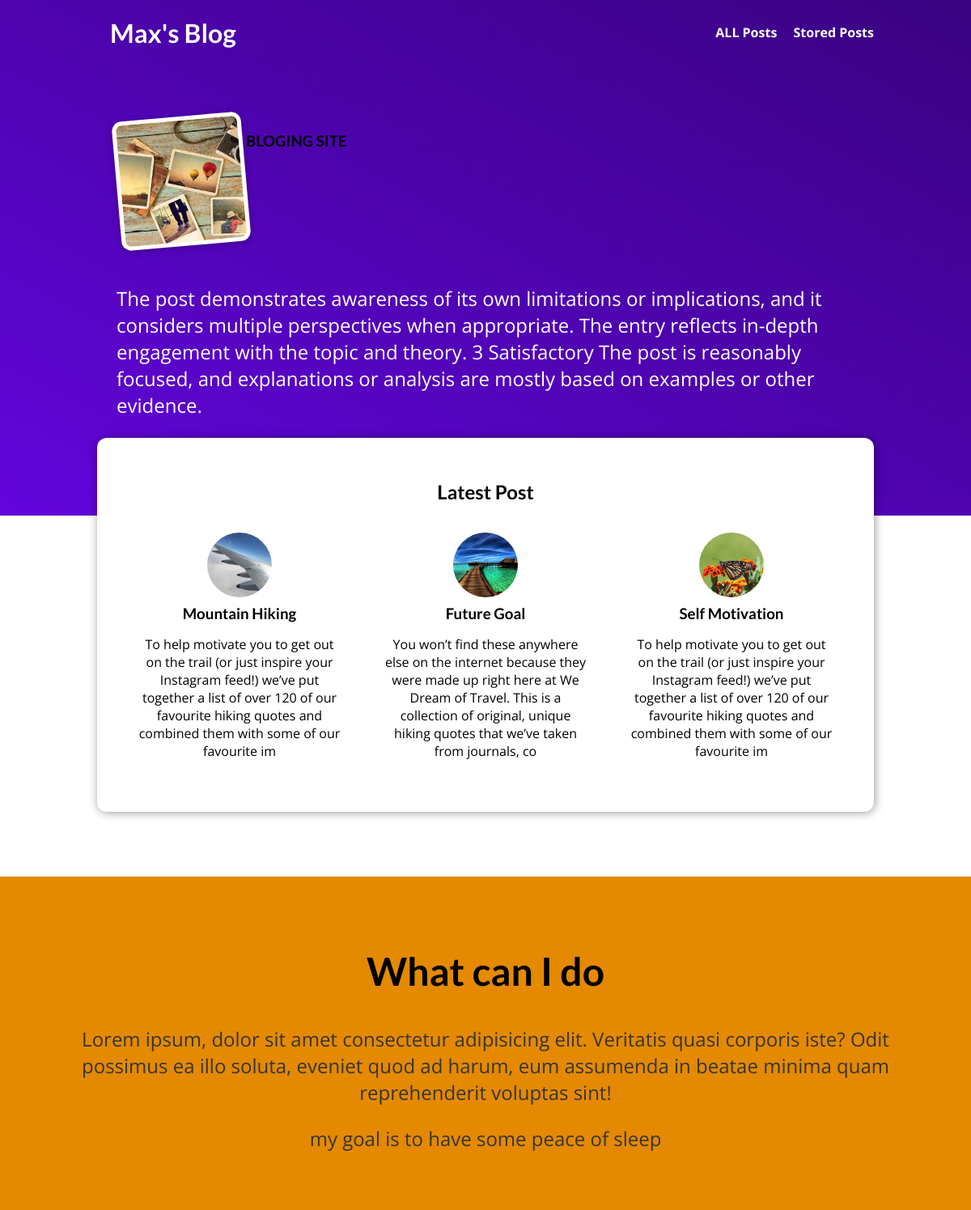
The page / on the database its author committed.
### du2/models.py (models this page shows)
class Post(models.Model):
    title = models.CharField(max_length=150)
    excerpt = models.CharField(max_length=200)
    image = models.ImageField(upload_to="posts", null=True)
    date = models.DateField(auto_now=True)
    slug = models.SlugField(unique=True, db_index=True)
    content = models.TextField(validators=[MinLengthValidator(10)])
    author = models.ForeignKey(
        Author, on_delete=models.SET_NULL,null=True, related_name="posts")
    tags=models.ManyToManyField(Tag)

### du2/views.py (the view)
# urls.py: path("",views.starting_post,name="starting-page"),
def starting_post(request):
   latest_posts=Post.objects.all().order_by("-date")[:3]
   return render (request, "du2/index.html", {
     "posts": latest_posts
          })

### du2/templates/du2/index.html (shortened to what this page needs)
{% extends "base.html" %}
{% load static %}
{% block css_file %}
<link rel="stylesheet" href="{% static "du2/index.css" %}">
<link rel="stylesheet" href="{% static "du2/post.css" %}">
{% endblock %}
{% block content %}
<section id="welcome">
    <header>
        <img src="{% static "du2/images/max.jpeg" %}" alt="the author of the blog">
        <h3>BLOGING SITE</h3>
    </header>
    <p>The post demonstrates awareness of its own limitations or implications, and it considers multiple
         perspectives when appropriate. The entry reflects in-depth engagement with the topic and theory.
         3 Satisfactory The post is reasonably focused,
        and explanations or analysis are mostly based on examples or other evidence.</p>
</section>
<section id="latest-posts">
    <h2>Latest Post</h2>
    <ul>
        {% for post in posts %}
       {% include "du2/includes/post.html" %}
       {% endfor %}
    </ul>
</section>
<section id="about">
    <h2>What can I do</h2>
    <p>
        Lorem ipsum, dolor sit amet consectetur adipisicing elit. Veritatis quasi
         corporis iste? Odit possimus ea illo soluta, eveniet quod ad harum,
        eum assumenda in beatae minima quam reprehenderit voluptas sint!
    </p>
    <p>my goal is to have some peace of sleep</p>
</section>
    {% endblock %}

### du2/templates/du2/includes/post.html
<li>
    <article class="post">
        <a href="{% url "post-detail-page" post.slug %}">
            <img src="{{ post.image.url }}" alt="{{ post.title }}">
            <div class="post__content">
                <h3>{{post.title}}</h3>
                <p> {{ post.excerpt }}</p>
            </div>
        </a>
    </article>
</li>

### static/app.css (style rules this page uses)
* { box-sizing: border-box; }
html { font-family: 'Open Sans', 'Lato', sans-serif; }
body { margin: 0; }
h1, h2, h3 { font-family: 'Lato', sans-serif; font-weight: bold; }

### du2/static/du2/index.css (style rules this page uses)
#welcome { background: linear-gradient(to right top, #6305dd, #390281); padding: 6rem 12%; }
#welcome header { display: flex; align-items: flex-start; margin: 3rem auto; }
#welcome img { width: 10rem; height: 10rem; object-fit: cover; object-position: top; border: 5px solid white; border-radius: 12px; background-color: #ffe1bf; transform: rotateZ(-5deg); box-shadow: 0 2px 8px rgba(0, 0, 0, 0.25); }
#welcome p { color: white; font-size: 1.5rem; }
#latest-posts { background-color: white; padding: 2rem; border-radius: 12px; width: 60rem; margin: -6rem auto 2rem auto; box-shadow: 1px 1px 12px rgba(0, 0, 0, 0.4); }
#latest-posts h2 { text-align: center; }
#latest-posts ul { list-style: none; margin: 0; padding: 0; display: flex; gap: 1rem; }
#latest-posts li { flex: 1; }
#about { text-align: center; padding: 3rem; background-color: #e48900; margin-top: 5rem; }
#about h2 { font-size: 3rem; }
#about p { font-size: 1.5rem; color: #353535; }

### du2/static/du2/post.css (style rules this page uses)
.post { display: flex; flex-direction: column; align-items: center; text-align: center; }
.post a { text-decoration: none; color: black; transition: all 0.2s ease; padding: 1rem; }
.post img { width: 5rem; height: 5rem; object-fit: cover; border-radius: 50%; }
.post h3 { margin: 0.25rem 0; }

### rows shown on the page
Post: image (picture), title "Mountain Hiking", excerpt "To help motivate you to get out on the trail (or just inspire your Instagram feed!) we’ve put together a list of over 120 of our favourite hiking quotes and combined them with some of our favourite im"
Post: image (picture), title "Future Goal", excerpt "You won’t find these anywhere else on the internet because they were made up right here at We Dream of Travel. This is a collection of original, unique hiking quotes that we’ve taken from journals, co"
Post: image (picture), title "Self Motivation", excerpt "To help motivate you to get out on the trail (or just inspire your Instagram feed!) we’ve put together a list of over 120 of our favourite hiking quotes and combined them with some of our favourite im"
